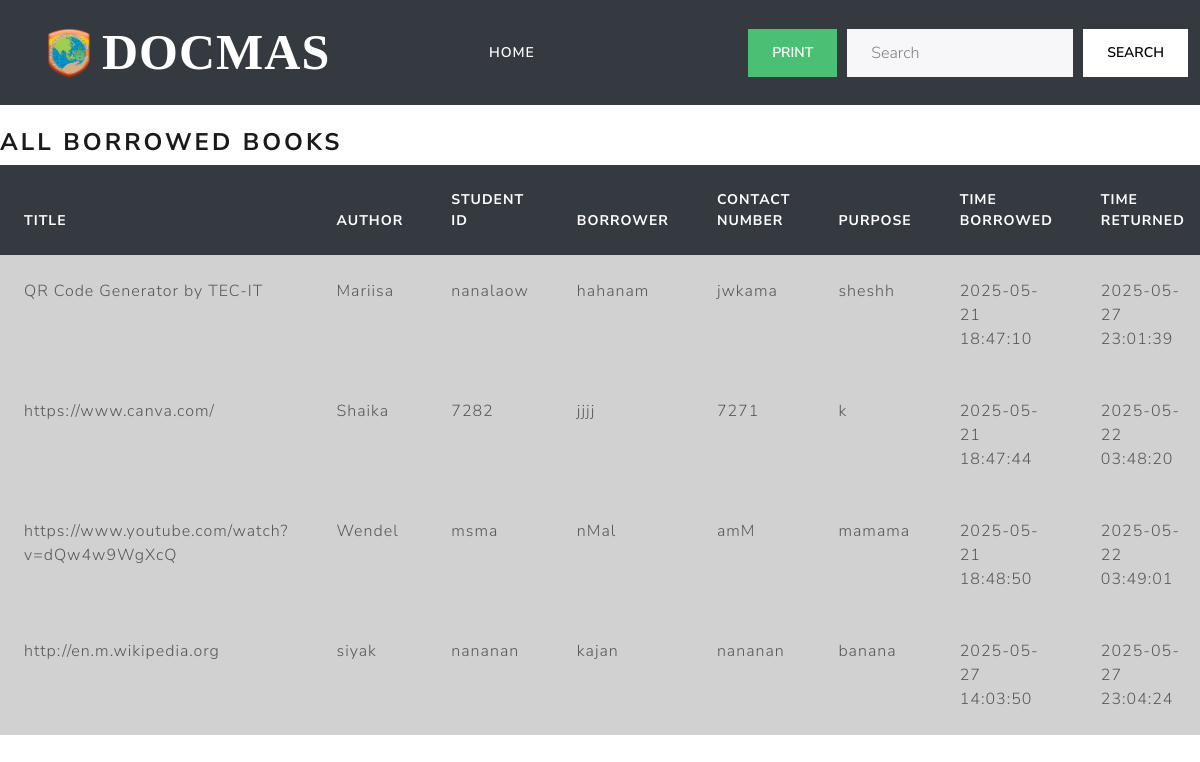
The page /admin/history_list.php (signed in) on the database its author committed.
### tables this page shows
CREATE TABLE `history` (
  `id` int(5) NOT NULL,
  `document` varchar(255) DEFAULT NULL,
  `author` varchar(50) NOT NULL,
  `student_id` varchar(255) NOT NULL,
  `borrow` varchar(255) NOT NULL,
  `contact_number` varchar(255) NOT NULL,
  `purpose` varchar(255) NOT NULL,
  `college` varchar(50) NOT NULL,
  `scanner` varchar(50) NOT NULL,
  `tdate` timestamp NOT NULL DEFAULT current_timestamp()
);

### admin/history_list.php (the view, shortened to what this page needs)
<?php
$servername = "localhost";
$username = "root";
$password = "";
$dbname = "docmas";
$conn = new mysqli($servername, $username, $password, $dbname);
$search = '';
$query = "SELECT * FROM history WHERE 1";
$query .= " ORDER BY tdate ASC";
$getAll = $conn->query($query);
$returnedTimestamps = [];
$returnedQuery = "SELECT history_id, timestamp FROM returned_books";
$returnedResult = $conn->query($returnedQuery);
if ($returnedResult->num_rows > 0) {
    while ($row = $returnedResult->fetch_assoc()) {
        $returnedTimestamps[$row['history_id']] = $row['timestamp'];
    }
}
?>
<!DOCTYPE html>
<html lang="en">
<head>
    <link rel="stylesheet" href="bootstrap.css">
    <link rel="stylesheet" href="bootstrap.min.css">
    <link rel="stylesheet" href="bootstrap.rtl.css">
    <link rel="stylesheet" href="bootstrap.rtl.min.css">
</head>
<body>
    <nav class="navbar navbar-expand-lg bg-dark" data-bs-theme="dark">
        <div class="container-fluid">
            <a class="navbar-brand d-flex align-items-center gap-2" id="Title" href="#">
                <img src="logo.png" alt="Logo" width="50" height="50">
                DocMaS
            </a>
            <div class="collapse navbar-collapse" id="navbarColor02">
                <ul class="navbar-nav me-auto">
                    <li class="nav-item"><a class="nav-link active" href="admindashboard.php">Home</a></li>
                </ul>
                <form class="form-inline" method="GET" action="">
                    <button type="button" class="btn btn-success" onclick="window.print()">Print</button>
                    <input class="form-control" type="search" name="search" placeholder="Search" value="<?php echo htmlspecialchars($search); ?>">
                    <button class="btn btn-secondary" type="submit">Search</button>
                </form>
            </div>
        </div>
    </nav>
    <div class="content"><br><br>
        <h3 id="borrowedBooksTitle">All Borrowed Books</h3>
        <table class="table table-hover">
            <thead>
                <tr class="table-dark">
                    <th>Title</th>
                    <th>Author</th>
                    <th>Student ID</th>
                    <th>Borrower</th>
                    <th>Contact Number</th>
                    <th>Purpose</th>
                    <th>Time Borrowed</th>
                    <th>Time Returned</th>
                </tr>
            </thead>
            <tbody>
                <?php
                if ($getAll->num_rows > 0):
                    while ($row = $getAll->fetch_assoc()): ?>
                        <tr class="table-primary">
                            <td><?php echo htmlspecialchars($row['document']); ?></td>
                            <td><?php echo htmlspecialchars($row['author']); ?></td>
                            <td><?php echo htmlspecialchars($row['student_id']); ?></td>
                            <td><?php echo htmlspecialchars($row['borrow']); ?></td>
                            <td><?php echo htmlspecialchars($row['contact_number']); ?></td>
                            <td><?php echo htmlspecialchars($row['purpose']); ?></td>
                            <td><?php echo htmlspecialchars($row['tdate']); ?></td>
                            <td>
                                <?php
                                    echo isset($returnedTimestamps[$row['id']])
                                        ? htmlspecialchars($returnedTimestamps[$row['id']])
                                        : 'Not returned';
                                ?>
                            </td>
                        </tr>
                    <?php endwhile; ?>
                <?php else: ?>
                    <tr><td colspan="9">No records found.</td></tr>
                <?php endif; ?>
            </tbody>
        </table>
    </div>
</body>
</html>

### admin/history_list.php (style rules this page uses)
#Title { font-size: 50px; font-family: "Times New Roman", Times, serif; }
.navbar { position: fixed; top: 0; left: 0; width: 100%; z-index: 9999; padding: 10px 0; }
body { padding-top: 80px; }
.navbar-brand { font-size: 36px; font-family: 'Georgia', serif; }
.form-inline { display: flex; flex-direction: row; gap: 10px; justify-content: flex-end; align-items: center; flex-wrap: nowrap; margin-left: auto; }
.form-inline input, .form-inline select, .form-inline button { margin: 5px 0; }
#borrowedBooksTitle { font-size: 24px; font-weight: bold; }

### rows shown on the page
history: document "QR Code Generator by TEC-IT", author "Mariisa", student "nanalaow", borrow "hahanam", contact_number "jwkama", purpose "sheshh", tdate "2025-05-21 18:47:10", id "2025-05-27 23:01:39"
history: document "https://www.canva.com/", author "Shaika", student "7282", borrow "jjjj", contact_number "7271", purpose "k", tdate "2025-05-21 18:47:44", id "2025-05-22 03:48:20"
history: document "https://www.youtube.com/watch?v=dQw4w9WgXcQ", author "Wendel", student "msma", borrow "nMal", contact_number "amM", purpose "mamama", tdate "2025-05-21 18:48:50", id "2025-05-22 03:49:01"
history: document "http://en.m.wikipedia.org", author "siyak", student "nananan", borrow "kajan", contact_number "nananan", purpose "banana", tdate "2025-05-27 14:03:50", id "2025-05-27 23:04:24"
